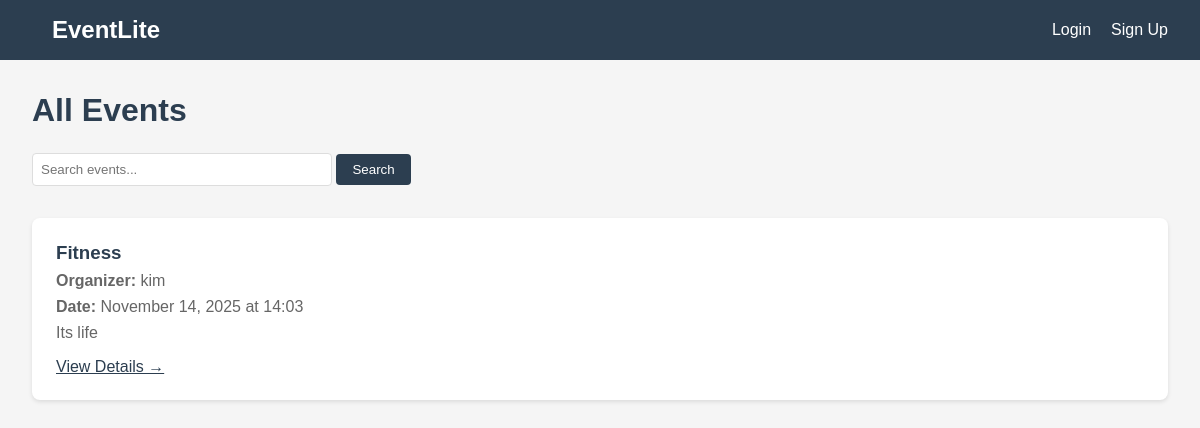
Page /events/ on the earlier database version.
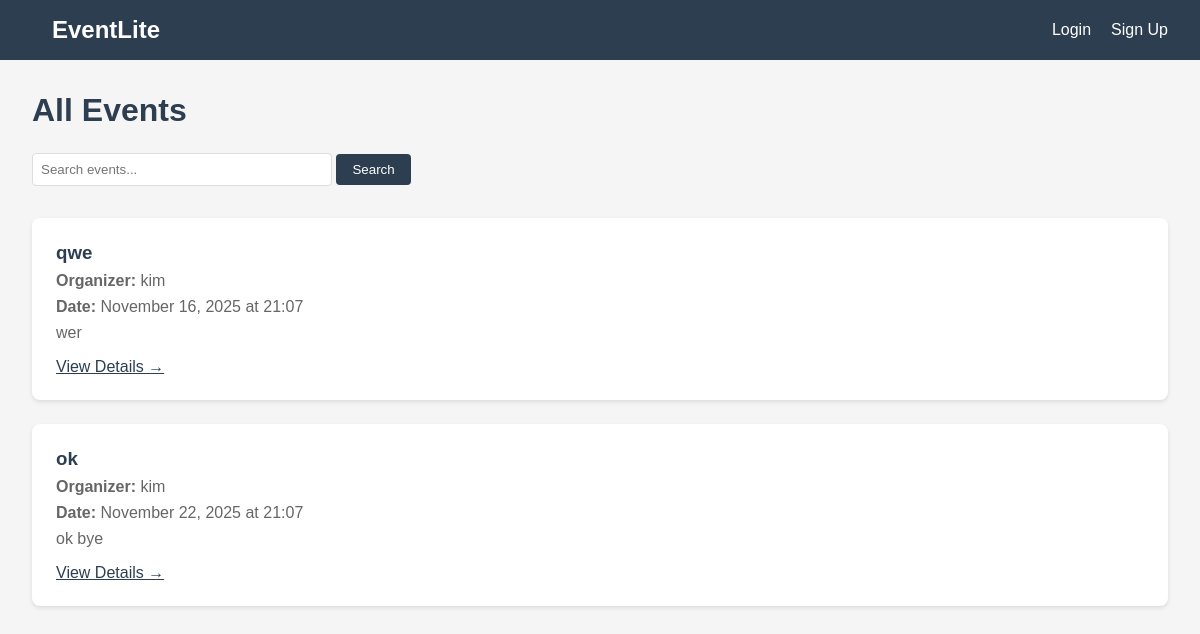
Same page on the later database version.
### events/models.py (models this page shows, shortened)
class Event(models.Model):
    title = models.CharField(max_length=200)
    description = models.TextField()
    organizer = models.ForeignKey(User, on_delete=models.CASCADE, related_name='events')
    starts_at = models.DateTimeField()
    created_at = models.DateTimeField(auto_now_add=True)

### events/views.py (the view)
# urls.py: path('events/', EventListView.as_view(), name='event_list'),
class EventListView(ListView):
    model = Event
    template_name = 'events/event_list.html'
    context_object_name = 'events'
    paginate_by = 10
    def get_queryset(self):
        queryset = Event.objects.select_related('organizer').prefetch_related('sessions', 'bookmarks')
        search_query = self.request.GET.get('q')
        if search_query:
            queryset = queryset.filter(title__icontains=search_query)
        return queryset.order_by('-created_at')

### events/context_processors.py (called while the page is built)
def global_counts(request):
    context = {}
    if request.user.is_authenticated:
        context['unread_notifications_count'] = Notification.objects.filter(
            user=request.user,
            is_read=False
        ).count()
        if hasattr(request.user, 'profile') and request.user.profile.role == 'ATTENDEE':
            context['my_bookmarks_count'] = Bookmark.objects.filter(user=request.user).count()
        else:
            context['my_bookmarks_count'] = 0
    else:
        context['unread_notifications_count'] = 0
        context['my_bookmarks_count'] = 0
    return context

### events/templates/events/event_list.html (shortened to what this page needs)
{% extends 'events/base.html' %}
{% block content %}
<h1 style="color: #2c3e50; margin-bottom: 1.5rem;">All Events</h1>
<form method="get" style="margin-bottom: 2rem;">
    <input type="text" name="q" value="{{ request.GET.q }}" placeholder="Search events..."
           style="padding: 0.5rem; width: 300px; border: 1px solid #ddd; border-radius: 4px;">
    <button type="submit" style="padding: 0.5rem 1rem; background-color: #2c3e50; color: white; border: none; border-radius: 4px; cursor: pointer;">
        Search
    </button>
</form>
{% if events %}
    <div style="display: grid; gap: 1.5rem;">
        {% for event in events %}
            <div style="background: white; padding: 1.5rem; border-radius: 8px; box-shadow: 0 2px 4px rgba(0,0,0,0.1);">
                <h3 style="margin-bottom: 0.5rem;">
                    <a href="{% url 'event_detail' event.pk %}" style="color: #2c3e50; text-decoration: none;">
                        {{ event.title }}
                    </a>
                </h3>
                <p style="color: #666; margin-bottom: 0.5rem;">
                    <strong>Organizer:</strong> {{ event.organizer.username }}
                </p>
                <p style="color: #666; margin-bottom: 0.5rem;">
                    <strong>Date:</strong> {{ event.starts_at|date:"F d, Y" }} at {{ event.starts_at|date:"H:i" }}
                </p>
                <p style="color: #666; margin-bottom: 1rem;">
                    {{ event.description|truncatewords:30 }}
                </p>
                <a href="{% url 'event_detail' event.pk %}" style="color: #2c3e50; text-decoration: underline;">
                    View Details →
                </a>
            </div>
        {% endfor %}
    </div>
{% endif %}
{% endblock %}

### events/templates/events/base.html (shortened to what this page needs)
<!DOCTYPE html>
<html lang="en">
<head>
</head>
<body>
    <nav class="navbar">
        <div class="navbar-brand">
            <a href="{% url 'home' %}">EventLite</a>
        </div>
        <div class="navbar-links">
            {% if user.is_authenticated %}
                <a href="{% url 'event_list' %}">All Events</a>
                {% if user.profile %}
                    {% if user.profile.role == 'ORGANIZER' %}
                        <a href="{% url 'organizer_events' %}">My Events</a>
                        <a href="{% url 'event_create' %}">Create Event</a>
                        {% if unread_notifications_count > 0 %}
                            <span style="margin-left: 10px; background-color: #e74c3c; padding: 2px 8px; border-radius: 10px; font-size: 0.9rem;">
                                Notifications ({{ unread_notifications_count }})
                            </span>
                        {% endif %}
                    {% else %}
                        {% if my_bookmarks_count > 0 %}
                            <span style="margin-left: 10px;">★ {{ my_bookmarks_count }}</span>
                        {% endif %}
                    {% endif %}
                {% endif %}
                <span style="margin-left: 10px;">Hello, {{ user.username }}!</span>
                {% if user.profile %}
                    {% if user.profile.role == 'ORGANIZER' %}
                        <span style="margin-left: 10px;">(Organizer)</span>
                    {% else %}
                        <span style="margin-left: 10px;">(Attendee)</span>
                    {% endif %}
                {% endif %}
                <a href="{% url 'logout' %}">Logout</a>
            {% else %}
                <a href="{% url 'login' %}">Login</a>
                <a href="{% url 'signup' %}">Sign Up</a>
            {% endif %}
        </div>
    </nav>
    <div class="container">
        {% block content %}
        {% endblock %}
    </div>
</body>
</html>

### events/templates/events/base.html (style rules this page uses)
* { margin: 0; padding: 0; box-sizing: border-box; }
body { font-family: Arial, sans-serif; background-color: #f5f5f5; color: #333; }
.navbar { background-color: #2c3e50; color: white; padding: 1rem 2rem; display: flex; justify-content: space-between; align-items: center; }
.navbar a { color: white; text-decoration: none; margin-left: 20px; }
.navbar-brand { font-size: 1.5rem; font-weight: bold; }
.navbar-links { display: flex; align-items: center; }
.container { max-width: 1200px; margin: 2rem auto; padding: 0 2rem; }

Differences in the rows shown:
removed Event: title "Fitness", organizer.username "kim", starts_at "November 14, 2025", starts_at "14:03", description "Its life"
added Event: title "qwe", organizer.username "kim", starts_at "November 16, 2025", starts_at "21:07", description "wer"
added Event: title "ok", organizer.username "kim", starts_at "November 22, 2025", starts_at "21:07", description "ok bye"
